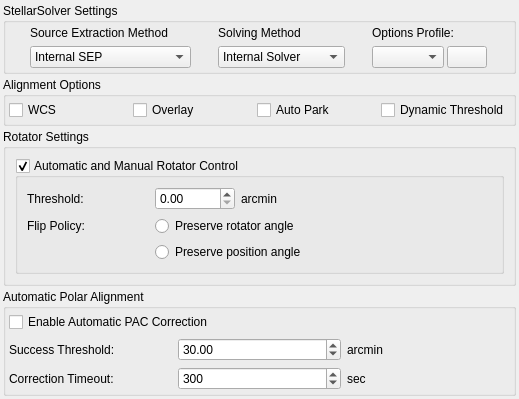
<?xml version="1.0" encoding="UTF-8"?>
<ui version="4.0">
 <class>OpsAlign</class>
 <widget class="QWidget" name="OpsAlign">
  <property name="geometry">
   <rect>
    <x>0</x>
    <y>0</y>
    <width>519</width>
    <height>333</height>
   </rect>
  </property>
  <layout class="QVBoxLayout" name="verticalLayout">
   <property name="spacing">
    <number>3</number>
   </property>
   <property name="leftMargin">
    <number>3</number>
   </property>
   <property name="topMargin">
    <number>3</number>
   </property>
   <property name="rightMargin">
    <number>3</number>
   </property>
   <property name="bottomMargin">
    <number>3</number>
   </property>
   <item>
    <widget class="QGroupBox" name="groupBox_6">
     <property name="title">
      <string>StellarSolver Settings</string>
     </property>
     <layout class="QGridLayout" name="gridLayout_17">
      <property name="leftMargin">
       <number>3</number>
      </property>
      <property name="topMargin">
       <number>3</number>
      </property>
      <property name="rightMargin">
       <number>3</number>
      </property>
      <property name="bottomMargin">
       <number>3</number>
      </property>
      <item row="0" column="1">
       <widget class="QLabel" name="label_73">
        <property name="sizePolicy">
         <sizepolicy hsizetype="Fixed" vsizetype="Preferred">
          <horstretch>0</horstretch>
          <verstretch>0</verstretch>
         </sizepolicy>
        </property>
        <property name="maximumSize">
         <size>
          <width>16777215</width>
          <height>15</height>
         </size>
        </property>
        <property name="text">
         <string>Source Extraction Method</string>
        </property>
        <property name="alignment">
         <set>Qt::AlignmentFlag::AlignCenter</set>
        </property>
       </widget>
      </item>
      <item row="1" column="1">
       <widget class="QComboBox" name="kcfg_SolveSextractorType">
        <property name="toolTip">
         <string>&lt;html&gt;&lt;head/&gt;&lt;body&gt;&lt;p align=&quot;center&quot;&gt;Options for the method of Star Extraction&lt;/p&gt;&lt;ul style=&quot;margin-top: 0px; margin-bottom: 0px; margin-left: 0px; margin-right: 0px; -qt-list-indent: 1;&quot;&gt;&lt;li style=&quot; margin-top:12px; margin-bottom:0px; margin-left:0px; margin-right:0px; -qt-block-indent:0; text-indent:0px;&quot;&gt;Internal SEP uses an internal library in KStars.&lt;/li&gt;&lt;li style=&quot; margin-top:0px; margin-bottom:0px; margin-left:0px; margin-right:0px; -qt-block-indent:0; text-indent:0px;&quot;&gt;External Sextractor requires an external program.&lt;/li&gt;&lt;li style=&quot; margin-top:0px; margin-bottom:12px; margin-left:0px; margin-right:0px; -qt-block-indent:0; text-indent:0px;&quot;&gt;Built In Method uses whatever default Star Extraction process your selected Solving Method uses.&lt;/li&gt;&lt;/ul&gt;&lt;/body&gt;&lt;/html&gt;</string>
        </property>
        <item>
         <property name="text">
          <string>Internal SEP</string>
         </property>
        </item>
        <item>
         <property name="text">
          <string>External SExtractor</string>
         </property>
        </item>
        <item>
         <property name="text">
          <string>BuiltIn method for solver</string>
         </property>
        </item>
       </widget>
      </item>
      <item row="1" column="2">
       <widget class="QComboBox" name="kcfg_SolverType">
        <property name="toolTip">
         <string>&lt;html&gt;&lt;head/&gt;&lt;body&gt;&lt;p align=&quot;center&quot;&gt;Selects the method of plate solving with the StellarSolver Library&lt;/p&gt;&lt;ul&gt;&lt;li&gt;'Internal SEP' option uses StellarSolver's internal build of Astrometry.net and requires no external programs. &lt;/li&gt;&lt;li&gt;'Local Astrometry' uses a local installation of command line astrometry.net on Linux and Mac or ANSVR on Windows. &lt;/li&gt;&lt;li&gt;'Local ASTAP' uses a local installation of the ASTAP program. &lt;/li&gt;&lt;li&gt;'Local Watney' uses a local installation of the Watney Astrometry Solver Program.&lt;/li&gt;&lt;li&gt;'Online' uses either astrometry.net over the internet or ANSVR on a nearby computer. &lt;span style=&quot; font-weight:600;&quot;&gt;Note&lt;/span&gt;: If bandwidth is a concern, consider using 'Internal SEP' instead of 'Builtin Method of Solver'.&lt;/li&gt;&lt;/ul&gt;&lt;/body&gt;&lt;/html&gt;</string>
        </property>
        <item>
         <property name="text">
          <string>Internal Solver</string>
         </property>
        </item>
        <item>
         <property name="text">
          <string>Local Astrometry</string>
         </property>
        </item>
        <item>
         <property name="text">
          <string>Local ASTAP</string>
         </property>
        </item>
        <item>
         <property name="text">
          <string>Local Watney</string>
         </property>
        </item>
        <item>
         <property name="text">
          <string>Online Astrometry</string>
         </property>
        </item>
       </widget>
      </item>
      <item row="0" column="2">
       <widget class="QLabel" name="label_72">
        <property name="sizePolicy">
         <sizepolicy hsizetype="Fixed" vsizetype="Preferred">
          <horstretch>0</horstretch>
          <verstretch>0</verstretch>
         </sizepolicy>
        </property>
        <property name="maximumSize">
         <size>
          <width>16777215</width>
          <height>15</height>
         </size>
        </property>
        <property name="text">
         <string>Solving Method</string>
        </property>
        <property name="alignment">
         <set>Qt::AlignmentFlag::AlignCenter</set>
        </property>
       </widget>
      </item>
      <item row="0" column="4">
       <widget class="QLabel" name="label_71">
        <property name="sizePolicy">
         <sizepolicy hsizetype="Fixed" vsizetype="Preferred">
          <horstretch>0</horstretch>
          <verstretch>0</verstretch>
         </sizepolicy>
        </property>
        <property name="maximumSize">
         <size>
          <width>16777215</width>
          <height>15</height>
         </size>
        </property>
        <property name="text">
         <string>Options Profile:</string>
        </property>
        <property name="alignment">
         <set>Qt::AlignmentFlag::AlignCenter</set>
        </property>
       </widget>
      </item>
      <item row="1" column="4">
       <layout class="QHBoxLayout" name="horizontalLayout_4">
        <property name="spacing">
         <number>3</number>
        </property>
        <item>
         <widget class="QComboBox" name="kcfg_SolveOptionsProfile">
          <property name="sizePolicy">
           <sizepolicy hsizetype="Preferred" vsizetype="Fixed">
            <horstretch>0</horstretch>
            <verstretch>0</verstretch>
           </sizepolicy>
          </property>
          <property name="toolTip">
           <string>Selects the Options Profile to use for Plate Solving</string>
          </property>
          <property name="currentIndex">
           <number>-1</number>
          </property>
         </widget>
        </item>
        <item>
         <widget class="QPushButton" name="editSolverProfile">
          <property name="sizePolicy">
           <sizepolicy hsizetype="Preferred" vsizetype="Fixed">
            <horstretch>0</horstretch>
            <verstretch>0</verstretch>
           </sizepolicy>
          </property>
          <property name="toolTip">
           <string>Opens the currently selected Options Profile in the Options Profile Editor</string>
          </property>
          <property name="text">
           <string/>
          </property>
         </widget>
        </item>
       </layout>
      </item>
     </layout>
    </widget>
   </item>
   <item>
    <widget class="QGroupBox" name="groupBox_2">
     <property name="title">
      <string>Alignment Options</string>
     </property>
     <layout class="QGridLayout" name="gridLayout_2">
      <property name="leftMargin">
       <number>3</number>
      </property>
      <property name="topMargin">
       <number>3</number>
      </property>
      <property name="rightMargin">
       <number>3</number>
      </property>
      <property name="bottomMargin">
       <number>3</number>
      </property>
      <item row="0" column="1">
       <widget class="QCheckBox" name="kcfg_AstrometrySolverOverlay">
        <property name="toolTip">
         <string>Display received FITS images unto solver FOV rectangle in the sky map</string>
        </property>
        <property name="text">
         <string>Overlay</string>
        </property>
       </widget>
      </item>
      <item row="0" column="2">
       <widget class="QCheckBox" name="kcfg_PAHAutoPark">
        <property name="toolTip">
         <string>&lt;html&gt;&lt;head/&gt;&lt;body&gt;&lt;p&gt;Automatically park mount after completing Polar Alignment Assistant Tools.&lt;/p&gt;&lt;/body&gt;&lt;/html&gt;</string>
        </property>
        <property name="text">
         <string>Auto Park</string>
        </property>
       </widget>
      </item>
      <item row="0" column="0">
       <widget class="QCheckBox" name="kcfg_AstrometrySolverWCS">
        <property name="toolTip">
         <string>enable World Coordinate System (WCS). WCS is used to encode RA/DEC coordinates in captured CCD images.</string>
        </property>
        <property name="text">
         <string>WCS</string>
        </property>
       </widget>
      </item>
      <item row="0" column="3">
       <widget class="QCheckBox" name="kcfg_AstrometryDynamicThreshold">
        <property name="toolTip">
         <string>Adjust StellarSolver threshold dynamically based on source extractor detected stars to expedite solving.</string>
        </property>
        <property name="text">
         <string>Dynamic Threshold</string>
        </property>
       </widget>
      </item>
     </layout>
    </widget>
   </item>
   <item>
    <widget class="QGroupBox" name="groupBox">
     <property name="title">
      <string>Rotator Settings</string>
     </property>
     <layout class="QGridLayout" name="gridLayout">
      <item row="0" column="0">
       <widget class="QGroupBox" name="kcfg_AstrometryUseRotator">
        <property name="sizePolicy">
         <sizepolicy hsizetype="Preferred" vsizetype="Preferred">
          <horstretch>0</horstretch>
          <verstretch>0</verstretch>
         </sizepolicy>
        </property>
        <property name="title">
         <string>Automatic and Manual Rotator Control</string>
        </property>
        <property name="checkable">
         <bool>true</bool>
        </property>
        <layout class="QGridLayout" name="gridLayout_3">
         <item row="0" column="0">
          <widget class="QLabel" name="label">
           <property name="toolTip">
            <string>&lt;html&gt;&lt;head/&gt;&lt;body&gt;&lt;p&gt;Rotation deviation threshold in arc-minutes when using [Load &amp;amp; Slew]. If the difference between measured position angle and FITS position angle is below this value, the [Load &amp;amp; Slew] operation is considered successful.&lt;/p&gt;&lt;/body&gt;&lt;/html&gt;</string>
           </property>
           <property name="text">
            <string>Threshold: </string>
           </property>
          </widget>
         </item>
         <item row="0" column="1">
          <widget class="QDoubleSpinBox" name="kcfg_AstrometryRotatorThreshold">
           <property name="sizePolicy">
            <sizepolicy hsizetype="Minimum" vsizetype="Preferred">
             <horstretch>0</horstretch>
             <verstretch>0</verstretch>
            </sizepolicy>
           </property>
           <property name="maximumSize">
            <size>
             <width>80</width>
             <height>25</height>
            </size>
           </property>
           <property name="toolTip">
            <string>&lt;html&gt;&lt;head/&gt;&lt;body&gt;&lt;p&gt;Rotation angle deviation threshold&lt;/p&gt;&lt;/body&gt;&lt;/html&gt;</string>
           </property>
           <property name="maximum">
            <double>120.000000000000000</double>
           </property>
           <property name="singleStep">
            <double>10.000000000000000</double>
           </property>
          </widget>
         </item>
         <item row="0" column="2">
          <widget class="QLabel" name="label_2">
           <property name="text">
            <string>arcmin</string>
           </property>
          </widget>
         </item>
         <item row="1" column="0">
          <widget class="QLabel" name="label_3">
           <property name="toolTip">
            <string>&lt;html&gt;&lt;head/&gt;&lt;body&gt;&lt;p&gt;&lt;span style=&quot; font-weight:600;&quot;&gt;Flip Policy&lt;/span&gt; determines how the rotator reacts after a flip or if the result of a solved reference image reports a different pierside respective to the actual mount pierside.&lt;/p&gt;&lt;/body&gt;&lt;/html&gt;</string>
           </property>
           <property name="text">
            <string>Flip Policy: </string>
           </property>
          </widget>
         </item>
         <item row="1" column="1" colspan="2">
          <widget class="QRadioButton" name="kcfg_AstrometryFlipRotationAllowed">
           <property name="toolTip">
            <string>&lt;html&gt;&lt;head/&gt;&lt;body&gt;&lt;p&gt;&lt;span style=&quot; font-weight:600;&quot;&gt;Preserve rotator angle&lt;/span&gt; will keep the rotator position. The rotator remains inactive and hence the camera is virtually rotated by 180°.&lt;/p&gt;&lt;p&gt;Most modern astronomic image processing applications can handle &amp;quot;flipped&amp;quot; images.&lt;/p&gt;&lt;/body&gt;&lt;/html&gt;</string>
           </property>
           <property name="text">
            <string>Preserve rotator angle</string>
           </property>
          </widget>
         </item>
         <item row="1" column="3">
          <widget class="QLabel" name="label_4">
           <property name="text">
            <string/>
           </property>
          </widget>
         </item>
         <item row="2" column="1" colspan="2">
          <widget class="QRadioButton" name="FlipRotationNotAllowed">
           <property name="toolTip">
            <string>&lt;html&gt;&lt;head/&gt;&lt;body&gt;&lt;p&gt;&lt;span style=&quot; font-weight:600;&quot;&gt;Preserve position angle&lt;/span&gt; will keep the camera position angle. The rotator always turns the camera to the original position angle and hence the image will show exactly the original star arrangement.&lt;/p&gt;&lt;/body&gt;&lt;/html&gt;</string>
           </property>
           <property name="text">
            <string>Preserve position angle</string>
           </property>
          </widget>
         </item>
        </layout>
       </widget>
      </item>
     </layout>
    </widget>
   </item>
   <item>
    <widget class="QGroupBox" name="groupBoxAutoPAC">
     <property name="title">
      <string>Automatic Polar Alignment</string>
     </property>
     <layout class="QGridLayout" name="gridLayout_AutoPAC">
      <property name="leftMargin">
       <number>3</number>
      </property>
      <property name="topMargin">
       <number>3</number>
      </property>
      <property name="rightMargin">
       <number>3</number>
      </property>
      <property name="bottomMargin">
       <number>3</number>
      </property>
      <item row="0" column="0" colspan="3">
       <widget class="QCheckBox" name="kcfg_PAHAutoPACCorrection">
        <property name="toolTip">
         <string>&lt;html&gt;&lt;head/&gt;&lt;body&gt;&lt;p&gt;When enabled and a PAC (Polar Alignment Corrector) device is connected, the system will automatically send correction commands to the PAC during the refresh phase instead of requiring manual knob adjustments.&lt;/p&gt;&lt;/body&gt;&lt;/html&gt;</string>
        </property>
        <property name="text">
         <string>Enable Automatic PAC Correction</string>
        </property>
       </widget>
      </item>
      <item row="1" column="0">
       <widget class="QLabel" name="labelSuccessThreshold">
        <property name="toolTip">
         <string>If the total polar alignment error drops to or below this threshold, the alignment is considered successful and the process stops.</string>
        </property>
        <property name="text">
         <string>Success Threshold:</string>
        </property>
       </widget>
      </item>
      <item row="1" column="1">
       <widget class="QDoubleSpinBox" name="kcfg_PAHSuccessThreshold">
        <property name="toolTip">
         <string>Polar alignment success threshold in arcminutes. If the total error is at or below this value, alignment is considered successful.</string>
        </property>
        <property name="minimum">
         <double>0.100000000000000</double>
        </property>
        <property name="maximum">
         <double>60.000000000000000</double>
        </property>
        <property name="singleStep">
         <double>1.000000000000000</double>
        </property>
        <property name="value">
         <double>30.000000000000000</double>
        </property>
       </widget>
      </item>
      <item row="1" column="2">
       <widget class="QLabel" name="labelSuccessThresholdUnit">
        <property name="text">
         <string>arcmin</string>
        </property>
       </widget>
      </item>
      <item row="2" column="0">
       <widget class="QLabel" name="labelCorrectionTimeout">
        <property name="toolTip">
         <string>If the system cannot reach the desired threshold within this period, it aborts the automatic correction.</string>
        </property>
        <property name="text">
         <string>Correction Timeout:</string>
        </property>
       </widget>
      </item>
      <item row="2" column="1">
       <widget class="QSpinBox" name="kcfg_PAHCorrectionTimeout">
        <property name="toolTip">
         <string>Timeout in seconds for automatic polar alignment correction.</string>
        </property>
        <property name="minimum">
         <number>30</number>
        </property>
        <property name="maximum">
         <number>3600</number>
        </property>
        <property name="singleStep">
         <number>30</number>
        </property>
        <property name="value">
         <number>300</number>
        </property>
       </widget>
      </item>
      <item row="2" column="2">
       <widget class="QLabel" name="labelCorrectionTimeoutUnit">
        <property name="text">
         <string>sec</string>
        </property>
       </widget>
      </item>
     </layout>
    </widget>
   </item>
   <item>
    <spacer name="verticalSpacer">
     <property name="orientation">
      <enum>Qt::Orientation::Vertical</enum>
     </property>
     <property name="sizeHint" stdset="0">
      <size>
       <width>20</width>
       <height>40</height>
      </size>
     </property>
    </spacer>
   </item>
  </layout>
 </widget>
 <resources/>
 <connections/>
</ui>
